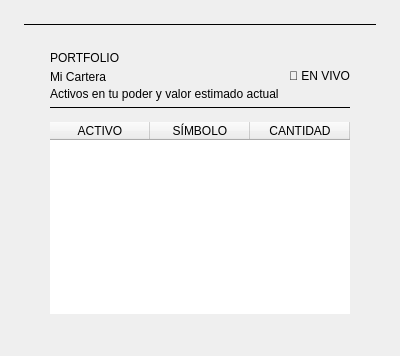
         <widget class="QWidget" name="page_cartera">
          <layout class="QHBoxLayout" name="hl_cartera_page">
           <property name="spacing"><number>16</number></property>
           <property name="leftMargin"><number>24</number></property>
           <property name="topMargin"><number>24</number></property>
           <property name="rightMargin"><number>24</number></property>
           <property name="bottomMargin"><number>16</number></property>

           <!-- CARD POSICIONES -->
           <item>
            <widget class="QFrame" name="card_posiciones">
             <layout class="QVBoxLayout" name="vl_card_pos">
              <property name="spacing"><number>0</number></property>
              <property name="leftMargin"><number>0</number></property>
              <property name="topMargin"><number>0</number></property>
              <property name="rightMargin"><number>0</number></property>
              <property name="bottomMargin"><number>0</number></property>

              <item>
               <widget class="QFrame" name="card_accent_pos">
                <property name="frameShape"><enum>QFrame::HLine</enum></property>
                <property name="minimumSize"><size><width>0</width><height>1</height></size></property>
                <property name="maximumSize"><size><width>16777215</width><height>1</height></size></property>
               </widget>
              </item>

              <item>
               <layout class="QVBoxLayout" name="vl_pos_inner">
                <property name="spacing"><number>0</number></property>
                <property name="leftMargin"><number>26</number></property>
                <property name="topMargin"><number>26</number></property>
                <property name="rightMargin"><number>26</number></property>
                <property name="bottomMargin"><number>26</number></property>

                <item>
                 <layout class="QHBoxLayout" name="hl_pos_header">
                  <property name="spacing"><number>10</number></property>
                  <item>
                   <layout class="QVBoxLayout" name="vl_pos_titles">
                    <property name="spacing"><number>0</number></property>
                    <item>
                     <widget class="QLabel" name="lbl_ey_pos">
                      <property name="text"><string>PORTFOLIO</string></property>
                     </widget>
                    </item>
                    <item><spacer name="sp_ey_p1"><property name="orientation"><enum>Qt::Vertical</enum></property><property name="sizeType"><enum>QSizePolicy::Fixed</enum></property><property name="sizeHint" stdset="0"><size><width>0</width><height>5</height></size></property></spacer></item>
                    <item>
                     <widget class="QLabel" name="lbl_tit_pos">
                      <property name="text"><string>Mi Cartera</string></property>
                     </widget>
                    </item>
                    <item><spacer name="sp_ey_p2"><property name="orientation"><enum>Qt::Vertical</enum></property><property name="sizeType"><enum>QSizePolicy::Fixed</enum></property><property name="sizeHint" stdset="0"><size><width>0</width><height>3</height></size></property></spacer></item>
                    <item>
                     <widget class="QLabel" name="lbl_desc_pos">
                      <property name="text"><string>Activos en tu poder y valor estimado actual</string></property>
                     </widget>
                    </item>
                   </layout>
                  </item>
                  <item>
                   <spacer name="hs_pos"><property name="orientation"><enum>Qt::Horizontal</enum></property><property name="sizeHint" stdset="0"><size><width>0</width><height>0</height></size></property></spacer>
                  </item>
                  <item>
                   <widget class="QLabel" name="lbl_badge_aviso">
                    <property name="text"><string>💼 EN VIVO</string></property>
                   </widget>
                  </item>
                 </layout>
                </item>

                <item><spacer name="sp_p1"><property name="orientation"><enum>Qt::Vertical</enum></property><property name="sizeType"><enum>QSizePolicy::Fixed</enum></property><property name="sizeHint" stdset="0"><size><width>0</width><height>6</height></size></property></spacer></item>
                <item>
                 <widget class="QFrame" name="sep_card_pos">
                  <property name="objectName"><string>sep_card</string></property>
                  <property name="frameShape"><enum>QFrame::HLine</enum></property>
                  <property name="minimumSize"><size><width>0</width><height>1</height></size></property>
                  <property name="maximumSize"><size><width>16777215</width><height>1</height></size></property>
                 </widget>
                </item>
                <item><spacer name="sp_p2"><property name="orientation"><enum>Qt::Vertical</enum></property><property name="sizeType"><enum>QSizePolicy::Fixed</enum></property><property name="sizeHint" stdset="0"><size><width>0</width><height>14</height></size></property></spacer></item>

                <item>
                 <widget class="QTableWidget" name="tabla_posiciones">
                  <property name="frameShape"><enum>QFrame::NoFrame</enum></property>
                  <property name="showGrid"><bool>false</bool></property>
                  <property name="selectionBehavior"><enum>QAbstractItemView::SelectRows</enum></property>
                  <property name="selectionMode"><enum>QAbstractItemView::SingleSelection</enum></property>
                  <property name="editTriggers"><set>QAbstractItemView::NoEditTriggers</set></property>
                  <property name="alternatingRowColors"><bool>false</bool></property>
                  <property name="verticalScrollBarPolicy"><enum>Qt::ScrollBarAsNeeded</enum></property>
                  <property name="horizontalScrollBarPolicy"><enum>Qt::ScrollBarAlwaysOff</enum></property>
                  <column><property name="text"><string>ACTIVO</string></property></column>
                  <column><property name="text"><string>SÍMBOLO</string></property></column>
                  <column><property name="text"><string>CANTIDAD</string></property></column>
                  <column><property name="text"><string>PRECIO MEDIO</string></property></column>
                  <column><property name="text"><string>VALOR ACTUAL</string></property></column>
                  <column><property name="text"><string>P&amp;L</string></property></column>
                 </widget>
                </item>

               </layout>
              </item>
             </layout>
            </widget>
           </item>

          </layout>
         </widget>
